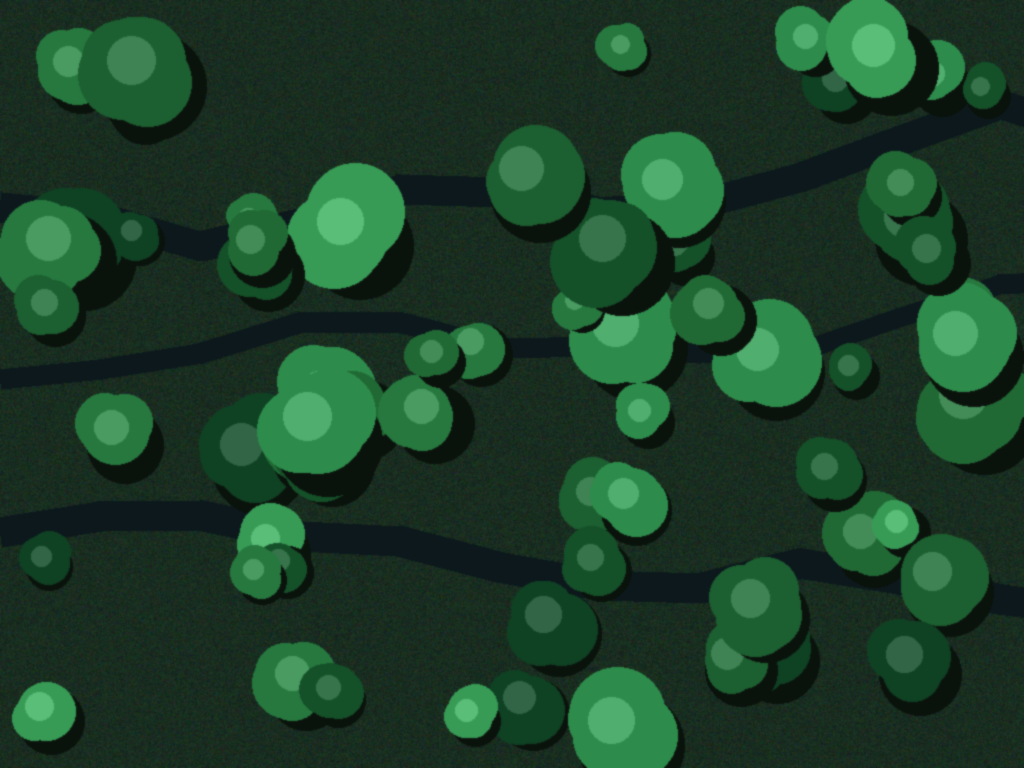
#> input picture sample_images/Sundarbans_Sector_4B.png, 1024 x 768 px
$ python -i detector.py   (imports and definitions only)
#> lines starting #> are read from the running program, lines starting #| are printed output that depends on the picture; after the words box and inside, x2 and y2 are one past the last pixel; in counts of white or black regions, pixels touching at a corner belong together
"""
Flora Carbon AI - Core Detection & Telemetry Engine
Classical spectral (Excess Green Index) tree crown detection, canopy area &
carbon sequestration modeling. Runs on OpenCV/NumPy only - no ML model/weights,
so the whole engine fits comfortably in a 512MB free-tier container.
"""

import os
import io
import csv
import time
import logging
from typing import Dict, Any, List, Tuple
import numpy as np
import cv2
from PIL import Image

import hardware

# Configure logging
# [1 line not run here, left out]
logger = logging.getLogger("FloraDetector")

# Cap inference resolution so a large orthomosaic tile can't blow past the request
# timeout or the container's memory ceiling. Boxes are rescaled back to the original
# image's coordinate space after detection, so output precision on the full-resolution
# image/metrics is unaffected. Sourced from hardware.py so this scales with the host
# machine's RAM instead of a single fixed constant (see hardware.py tier table).
# [1 line that did not run here, left out]


# [274 lines left out: functions _resize_for_inference, _build_canopy_mask, calculate_metrics, draw_styled_annotations, _apply_roi_mask, not called in this run]


def _extract_scored_crowns(image_rgb: np.ndarray) -> List[Dict[str, Any]]:
    """
    Runs the (expensive, one-time) contour extraction over the Excess Green Index
    and returns every geometrically-plausible crown candidate with its score,
    unfiltered by confidence threshold. Both detect_tree_crowns() and
    detect_tree_crowns_multi() build on this single pass so a threshold sweep
    across N values costs the same as one detection, not N.
    """
    h, w = image_rgb.shape[:2]
#> h = 768; w = 1024
    # Excess Green Index (ExG = 2G - R - B)
    img_f = image_rgb.astype(np.float32)
    r, g, b = img_f[:, :, 0], img_f[:, :, 1], img_f[:, :, 2]
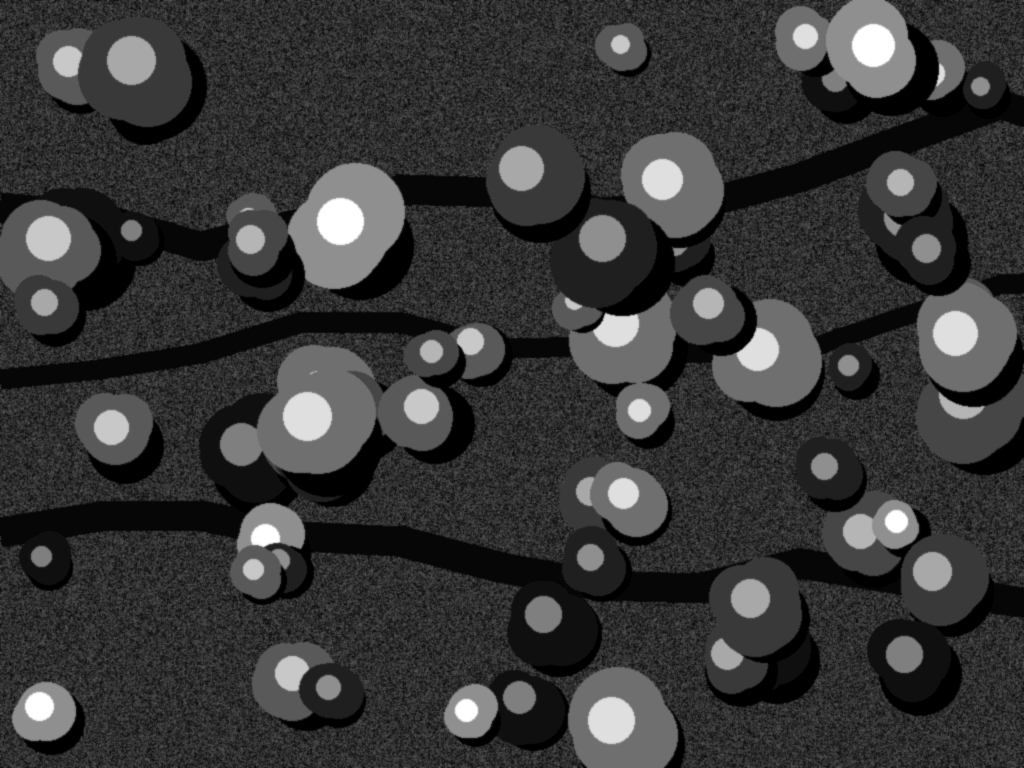
#> r: shape (768, 1024) float32; min 10, max 90, mean 27.7; drawn with min black and max white
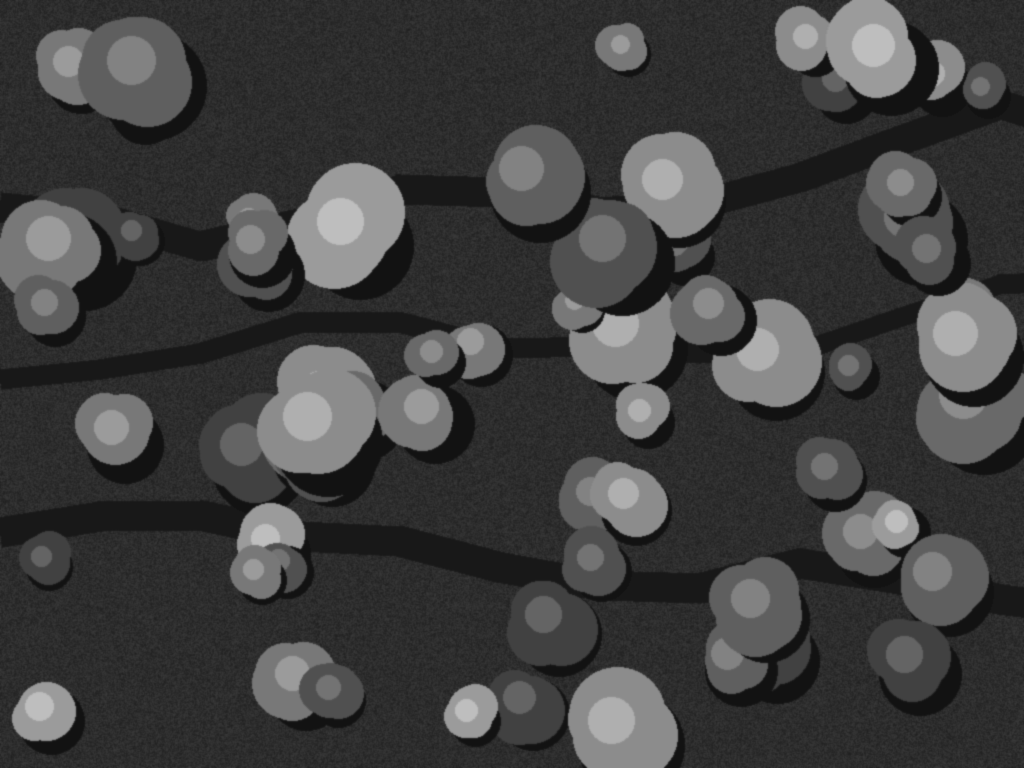
#> g: shape (768, 1024) float32; min 18, max 190, mean 63.9
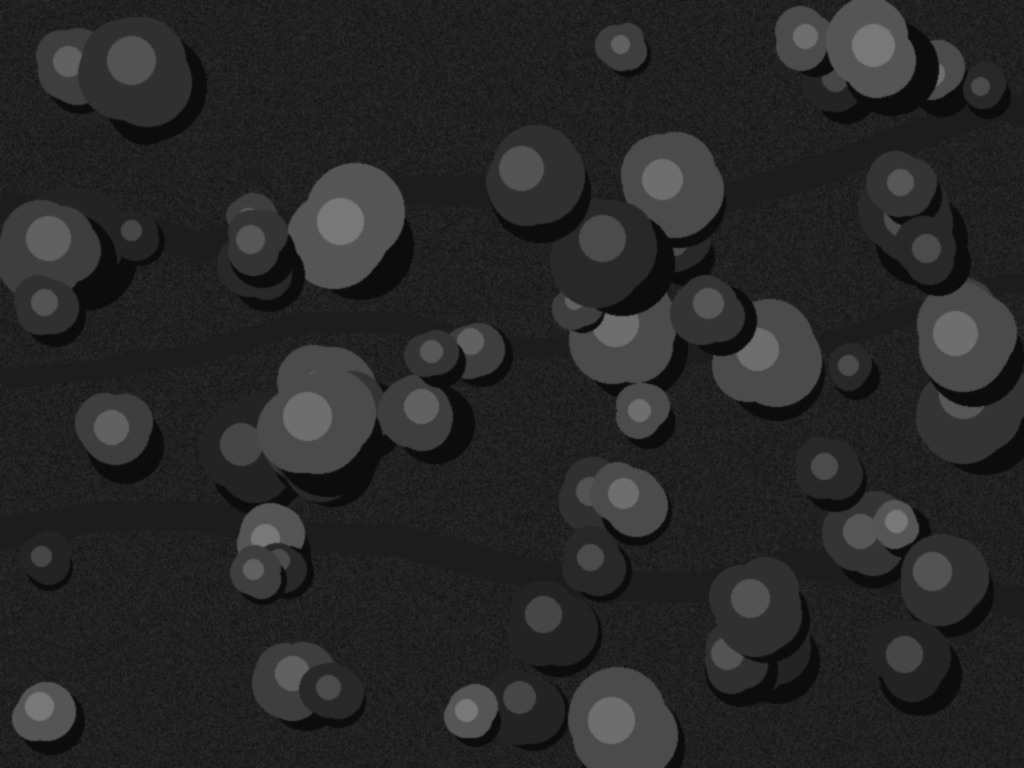
#> b: shape (768, 1024) float32; min 12, max 120, mean 40.1
    exg = (2.0 * g - r - b)
    exg_norm = cv2.normalize(exg, None, 0, 255, cv2.NORM_MINMAX).astype(np.uint8)

    # Adaptive thresholding and morphological crown filtering
    blurred = cv2.GaussianBlur(exg_norm, (11, 11), 0)
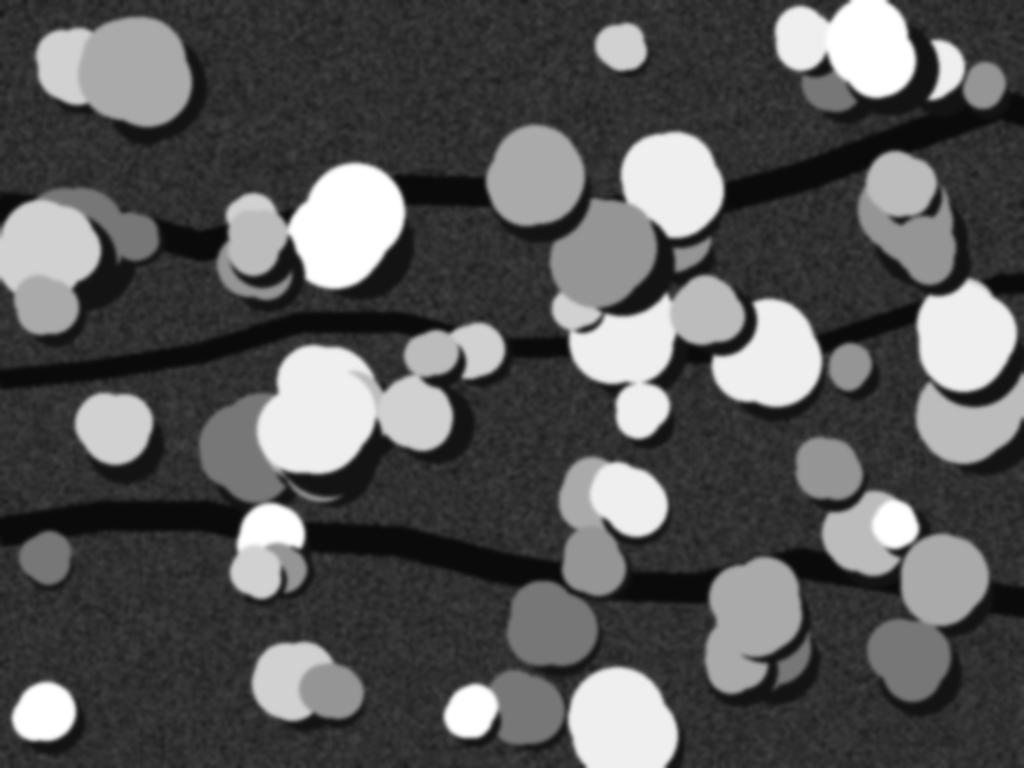
#> blurred: shape (768, 1024); min 10, max 255, mean 88.5
    _, thresh = cv2.threshold(blurred, 0, 255, cv2.THRESH_BINARY + cv2.THRESH_OTSU)
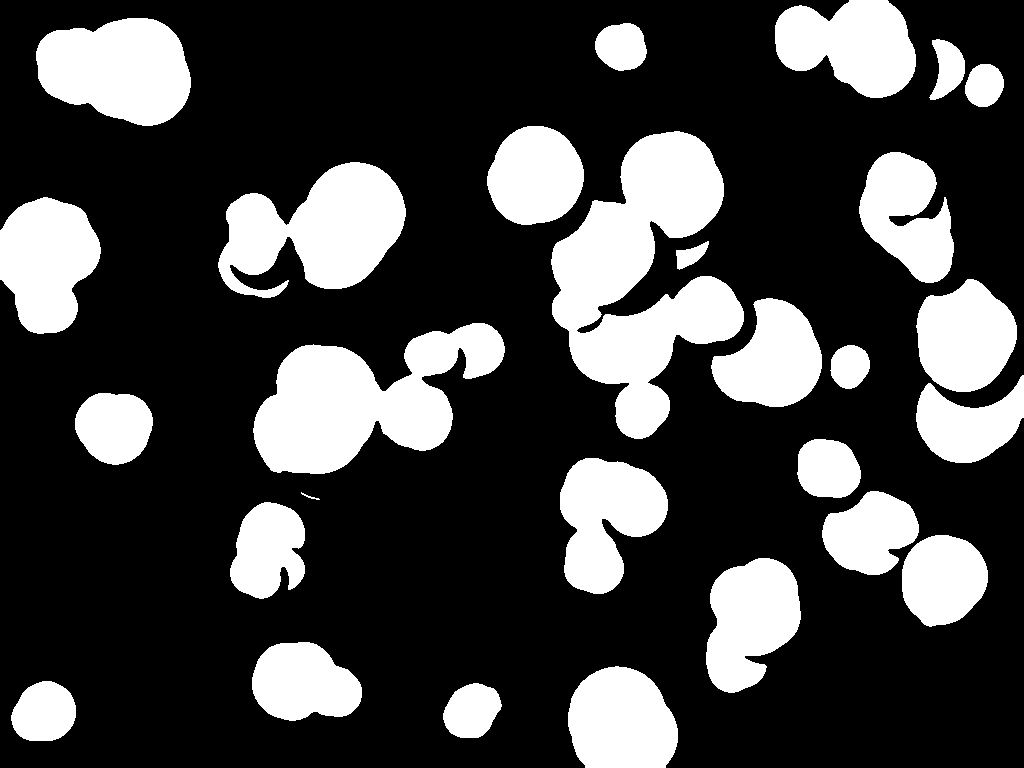
#> thresh: shape (768, 1024); 26.3% white; 28 white regions

    contours, _ = cv2.findContours(thresh, cv2.RETR_EXTERNAL, cv2.CHAIN_APPROX_SIMPLE)
#> contours = 28 contours, 1 with area under 20; largest, box (x1, y1, x2, y2) and area: (551, 131, 744, 439) 29348, (253, 323, 505, 474) 20420, (218, 162, 406, 298) 15091, (36, 18, 191, 126) 12426, (0, 197, 101, 334) 9848

    candidates = []
    min_area = max(30, int((h * w) * 0.00008))
#> min_area = 62
    max_area = int((h * w) * 0.15)
#> max_area = 117964

    for cnt in contours:
        area = cv2.contourArea(cnt)
        if min_area <= area <= max_area:
            x, y, bw, bh = cv2.boundingRect(cnt)
            # Aspect ratio check
            aspect = float(bw) / max(1, bh)
            if 0.35 <= aspect <= 2.8:
                # Score based on greenness intensity and compactness
                compactness = float(area) / max(1.0, float(bw * bh))
                score = min(0.98, max(0.42, 0.50 + compactness * 0.45))
                candidates.append({
                    "xmin": float(x),
                    "ymin": float(y),
                    "xmax": float(x + bw),
                    "ymax": float(y + bh),
                    "score": round(score, 3),
                    "label": "Tree"
                })
#> this loop made 28 passes
#> (area, x, y, bw, bh, aspect, compactness, score) on passes 1, 2, 3, 4, 5, 6, 7, 9, 10, 11, 12, 13: (2325, 443, 683, 59, 55, 1.07, 0.716, 0.822), (2961, 11, 681, 65, 60, 1.08, 0.759, 0.842), (8955, 568, 666, 110, 102, 1.08, 0.798, 0.859), (6426, 252, 642, 110, 79, 1.39, 0.739, 0.833), (8941.5, 706, 558, 95, 135, 0.704, 0.697, 0.814), (5990.5, 902, 535, 86, 92, 0.935, 0.757, 0.841), (5254, 230, 502, 75, 97, 0.773, 0.722, 0.825), (5470.5, 822, 491, 97, 84, 1.15, 0.671, 0.802), (9422.5, 560, 458, 108, 136, 0.794, 0.642, 0.789), (2980.5, 797, 439, 64, 59, 1.08, 0.789, 0.855), (4278, 75, 393, 78, 72, 1.08, 0.762, 0.843), (5542.5, 916, 375, 108, 88, 1.23, 0.583, 0.762)
#> after the loop, candidates = 27 items

    return candidates


# [345 lines left out: functions detect_tree_crowns, detect_tree_crowns_multi, compute_deforestation_risk, generate_world_file, generate_geojson, analyze_tree_canopy and 1 more, not called in this run]

>>> import cv2
>>> picture = cv2.cvtColor(cv2.imread('sample_images/Sundarbans_Sector_4B.png'), cv2.COLOR_BGR2RGB)
>>> result = _extract_scored_crowns(picture)
#> result = 27 items

$ run again, on sample_images/Temperate_Pine_Canopy.png
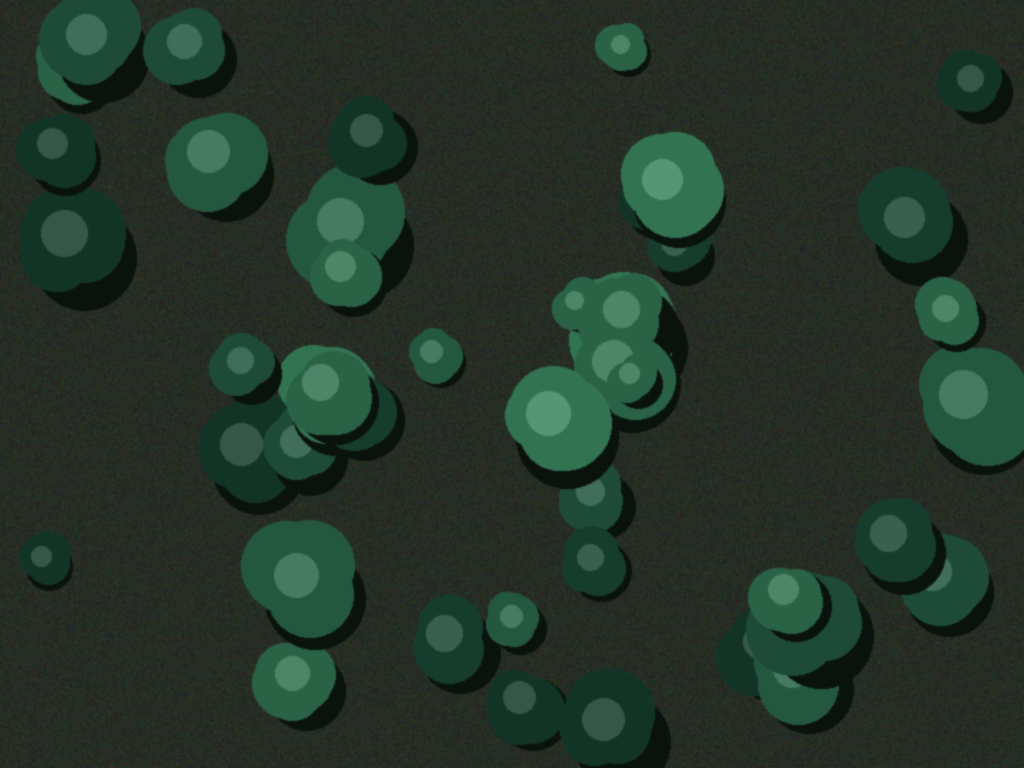
#> input picture sample_images/Temperate_Pine_Canopy.png, 1024 x 768 px
#> in _extract_scored_crowns, `exg = (2.0 * g - r - b)`:
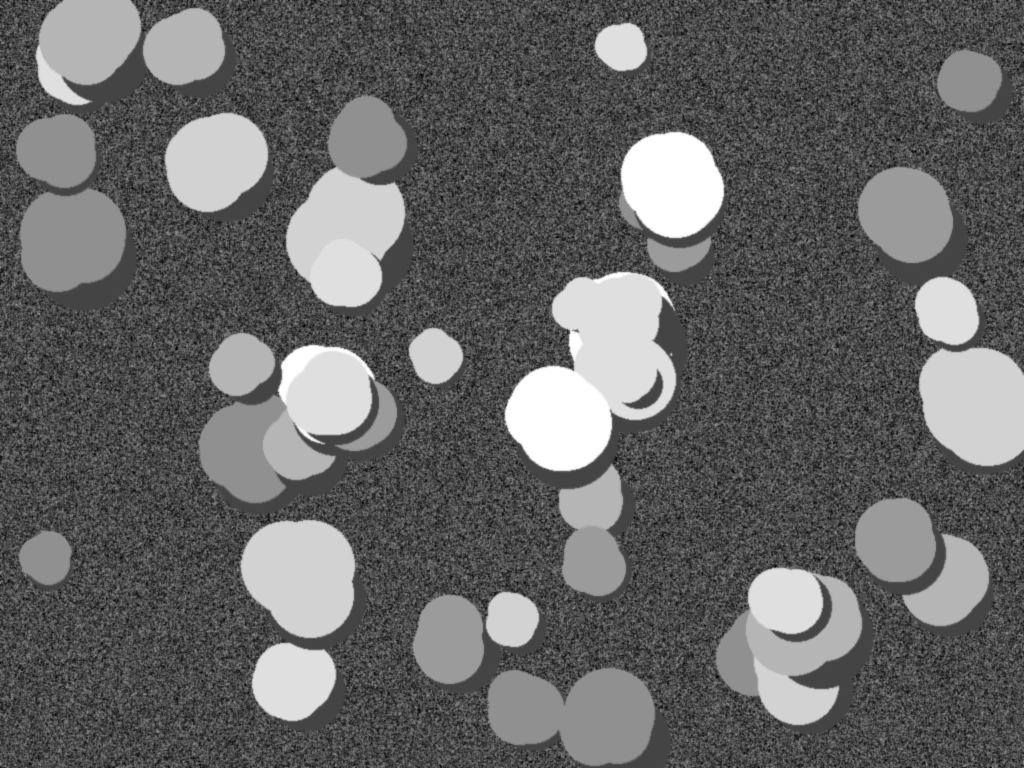
#> exg: shape (768, 1024) float32; min -17, max 98, mean 29.2; drawn with min black and max white
#> in _extract_scored_crowns, `_, thresh = cv2.threshold(blurred, 0, 255, cv2.THRESH_BINARY + cv2.THR..`:
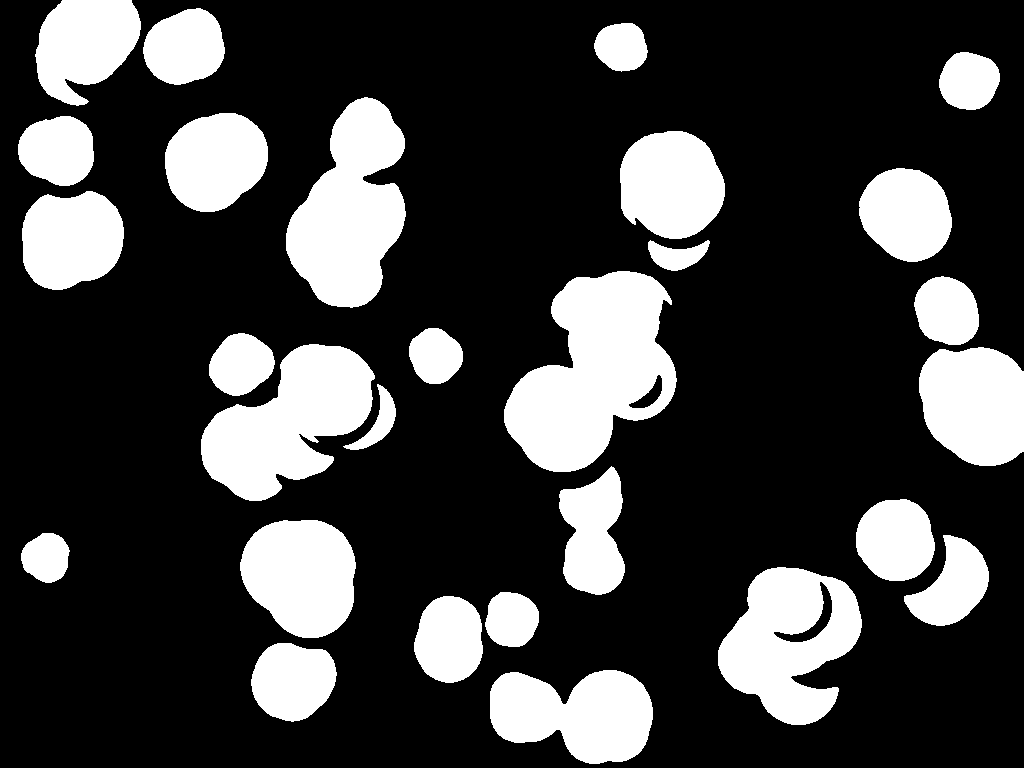
#> thresh: shape (768, 1024); 24.6% white; 28 white regions
#> contours = 28 contours; largest, box (x1, y1, x2, y2) and area: (504, 271, 677, 472) 21408, (286, 97, 406, 308) 15862, (201, 344, 375, 501) 15398, (718, 567, 862, 725) 14773, (490, 670, 653, 764) 10890
#> the loop in _extract_scored_crowns, `for cnt in contours:` made 28 passes
#> (area, x, y, bw, bh, aspect, compactness, score) on passes 1 to 8: (10890, 490, 670, 163, 94, 1.73, 0.711, 0.82), (5058, 251, 643, 86, 79, 1.09, 0.744, 0.835), (4642.5, 414, 596, 69, 87, 0.793, 0.773, 0.848), (2270.5, 485, 592, 54, 55, 0.982, 0.764, 0.844), (14773, 718, 567, 144, 158, 0.911, 0.649, 0.792), (4169, 904, 535, 85, 91, 0.934, 0.539, 0.743), (1773.5, 21, 533, 49, 50, 0.98, 0.724, 0.826), (10491, 240, 520, 116, 118, 0.983, 0.766, 0.845)
#> after the loop in _extract_scored_crowns, `for cnt in contours:`: candidates = 28 items
